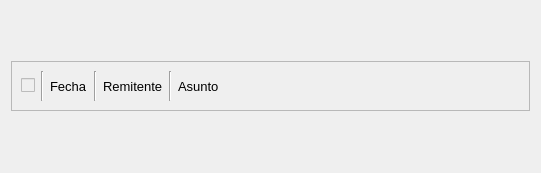
<?xml version="1.0" encoding="UTF-8"?>
<ui version="4.0">
 <class>MessageItemWidget</class>
 <widget class="QWidget" name="MessageItemWidget">
  <property name="geometry">
   <rect>
    <x>0</x>
    <y>0</y>
    <width>541</width>
    <height>173</height>
   </rect>
  </property>
  <property name="sizePolicy">
   <sizepolicy hsizetype="Minimum" vsizetype="Minimum">
    <horstretch>0</horstretch>
    <verstretch>0</verstretch>
   </sizepolicy>
  </property>
  <property name="windowTitle">
   <string>Form</string>
  </property>
  <layout class="QGridLayout" name="gridLayout">
   <item row="0" column="0">
    <widget class="QFrame" name="generalFrame">
     <property name="sizePolicy">
      <sizepolicy hsizetype="Minimum" vsizetype="Minimum">
       <horstretch>0</horstretch>
       <verstretch>0</verstretch>
      </sizepolicy>
     </property>
     <property name="minimumSize">
      <size>
       <width>100</width>
       <height>0</height>
      </size>
     </property>
     <property name="maximumSize">
      <size>
       <width>900</width>
       <height>50</height>
      </size>
     </property>
     <property name="frameShape">
      <enum>QFrame::Shape::StyledPanel</enum>
     </property>
     <property name="frameShadow">
      <enum>QFrame::Shadow::Raised</enum>
     </property>
     <layout class="QHBoxLayout" name="horizontalLayout_2">
      <item>
       <widget class="QCheckBox" name="seenBox">
        <property name="enabled">
         <bool>false</bool>
        </property>
        <property name="text">
         <string/>
        </property>
        <property name="checkable">
         <bool>true</bool>
        </property>
        <property name="checked">
         <bool>false</bool>
        </property>
        <property name="autoRepeat">
         <bool>false</bool>
        </property>
       </widget>
      </item>
      <item>
       <widget class="Line" name="line_2">
        <property name="orientation">
         <enum>Qt::Orientation::Vertical</enum>
        </property>
       </widget>
      </item>
      <item>
       <widget class="QLabel" name="dateLabel">
        <property name="font">
         <font>
          <family>Arial</family>
          <pointsize>10</pointsize>
         </font>
        </property>
        <property name="frameShape">
         <enum>QFrame::Shape::NoFrame</enum>
        </property>
        <property name="text">
         <string>Fecha</string>
        </property>
       </widget>
      </item>
      <item>
       <widget class="Line" name="line_3">
        <property name="orientation">
         <enum>Qt::Orientation::Vertical</enum>
        </property>
       </widget>
      </item>
      <item>
       <widget class="QLabel" name="senderLabel">
        <property name="font">
         <font>
          <family>Arial</family>
          <pointsize>10</pointsize>
         </font>
        </property>
        <property name="text">
         <string>Remitente</string>
        </property>
       </widget>
      </item>
      <item>
       <widget class="Line" name="line_4">
        <property name="orientation">
         <enum>Qt::Orientation::Vertical</enum>
        </property>
       </widget>
      </item>
      <item>
       <widget class="QLabel" name="subjectLabel">
        <property name="sizePolicy">
         <sizepolicy hsizetype="Expanding" vsizetype="Preferred">
          <horstretch>0</horstretch>
          <verstretch>0</verstretch>
         </sizepolicy>
        </property>
        <property name="font">
         <font>
          <family>Arial</family>
          <pointsize>10</pointsize>
         </font>
        </property>
        <property name="text">
         <string>Asunto</string>
        </property>
       </widget>
      </item>
     </layout>
    </widget>
   </item>
  </layout>
 </widget>
 <resources/>
 <connections/>
</ui>
